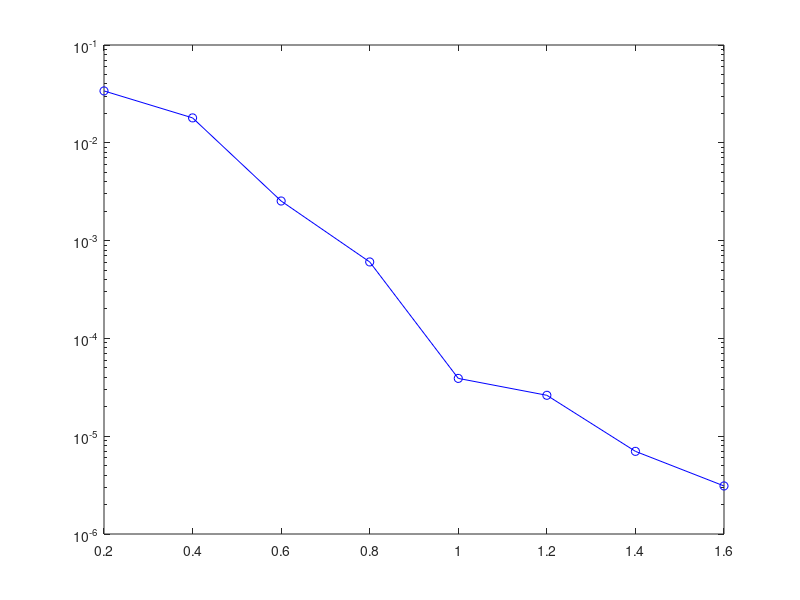

The MATLAB script that drew this image: (Note: this script raises an error after producing the figure.)
% Comparison of unpunctured & punctured
% interleaver size 1000
% 5 interations
% LogMAP
%

clear

load('interation_eg.mat')

figure
semilogy(EbN0_Vec,errspro(5,:)','-bo')  % unpunctured

clear

% parameters
frame_size=1000; % also interleaver size
interation_number=5;
ispunctured=1; % 0 unpunctured, rate 1/3 ; 1 punctured, rate 1/2
decodermethod=1; % 1 logMAP ; 2 Max-log-MAP

g=[1 0 1 1;1 1 0 1];  % generator vectors,using in UMTS and LTE

[~,K] = size(g);
m = K - 1;  % determine the memory
L_info = frame_size;
L_total = L_info + m; 
rate=1/(3-ispunctured); % rate
times=ceil(10^7/frame_size); % the total transmisson bits need to be larger than 10^7
Tx_times=[ceil(times/10),ceil(times/10),ceil(times/10),...
    ceil(times/10),ceil(times/10),times,times,times]; % fast simulation
%Tx_times=[5 5 5 5 5 5 5 5]; % for test

[laststate,nextstate,lastoutputpar]=gen_trellis(g); % generate trellis

EbN0_Vec=0.2:0.2:1.6;

errs=zeros(interation_number,length(EbN0_Vec)); % (interation_number,EbN0)
errspropun=zeros(interation_number,length(EbN0_Vec));

for i=1:length(EbN0_Vec)
    fprintf('Hello %d\n',i) % trace program
    
    EbN0=EbN0_Vec(i);
    Lc=4*rate*10^(EbN0/10); % channel reliability factor
    sigma=1/sqrt(2*rate*10^(EbN0/10)); % standard deviation of AWGN noise

    for j=1:Tx_times(i)
        x=round(rand(1,frame_size)); % data sequence
        [~,alpha]=sort(rand(1,L_total)); % random interleaver
        y=encoder(x,g,alpha,ispunctured); % turbo output
        n=sigma*randn(size(y)); % noise term
        r=y+n; % receive signal
        soft_out=decoder(r,g,ispunctured,Lc,alpha,interation_number,decodermethod,laststate,nextstate,lastoutputpar);
        hard_decision=(sign(soft_out)+1)/2;
        for k=1:interation_number
            errs(k,i)=errs(k,i)+length(find(hard_decision(k,:)~=x));
        end
    end
end

for k=1:length(EbN0_Vec)
    errspropun(:,k)=errs(:,k)/(Tx_times(k)*frame_size);
end

savefile='punctured_eg.mat';
save(savefile,'EbN0_Vec','errspropun')

hold on
semilogy(EbN0_Vec,errspropun(interation_number,:)','-gs')
xlabel('dB')
ylabel('BER')
legend('unpunctured','punctured')
title('Comparison of Unpunctured & Punctured')
%**************************************************************************
clock
